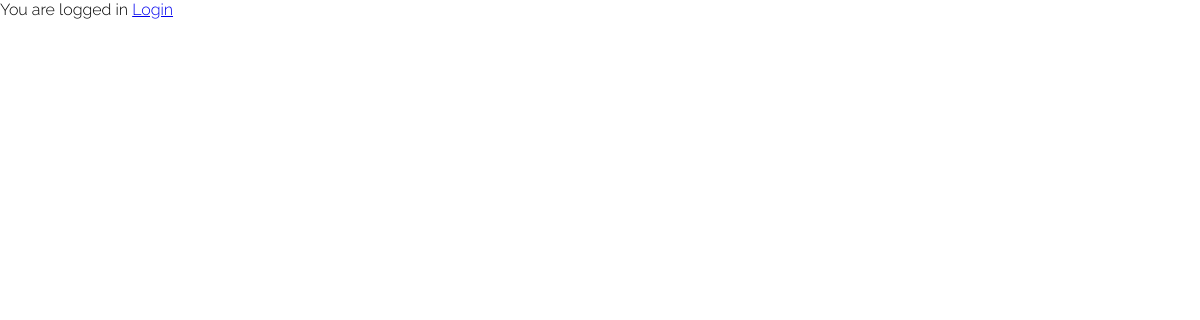
Page /views/index.php (signed in) on the earlier database version.
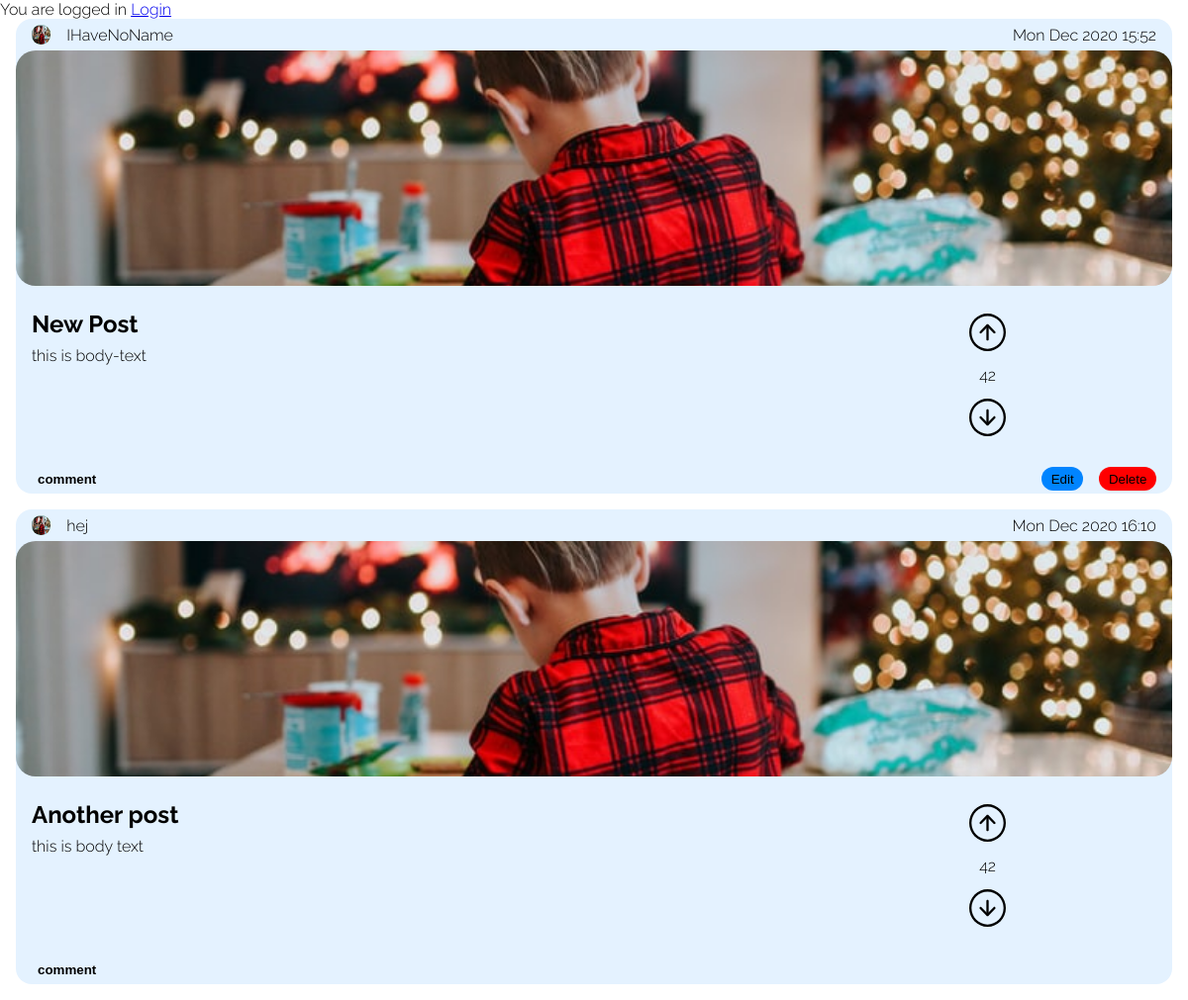
Same page on the later database version.
### tables this page shows
CREATE TABLE "Posts" ("id" integer,"user_id" int,"header" varchar,"body" text,"date" int, "color" varchar, PRIMARY KEY (id));

CREATE TABLE "Users" ("id" integer,"name" varchar,"email" varchar,"avatar_path" varchar,"password_hash" varchar,"bio" text, PRIMARY KEY (id));

### views/index.php (the view, shortened to what this page needs)
<?php
require('header.php');
$db = new PDO('sqlite:../hacker_news_database.sqlite3');
$result = $db->query("SELECT * FROM Posts");
$posts = $result->fetchAll(PDO::FETCH_ASSOC);
?>
<body>
    <a href="/views/login.php">Login</a>
    <?php foreach ($posts as $post) : ?>
        <?php
        $userId = $post['user_id'];
        $result = $db->query("SELECT * FROM Users WHERE id = $userId");
        $user = $result->fetch(PDO::FETCH_ASSOC);
        if (isset($user['name'])) {
            $userName = $user['name'];
        } else {
            $userName = 'IHaveNoName';
        }
        ?>
        <div class="post">
            <div class="date-section">
                <div class="left">
                    <img src="/images/photo-1609050470947-f35aa6071497.jpeg" alt="">
                    <p class="name"><?= $userName ?></p>
                </div>
                <div class="right">
                    <p class="date"><?= date('D M Y H:i', $post['date']) ?></p>
                </div>
            </div>
            <div class="image-section">
                <img src="/images/photo-1609050470947-f35aa6071497.jpeg" alt="">
            </div>
            <div class="text-section">
                <div class="text-section-text">
                    <h2><?= $post['header'] ?></h2>
                    <p><?= $post['body'] ?></p>
                </div>
                <div class="text-section-vote">
                    <div class="img-container">
                        <img class="upvote" src="/assets/up-arrow.svg" alt="">
                    </div>
                    <p>42</p>
                    <div class="img-container">
                        <img class="downvote" src="/assets/down-arrow.svg" alt="">
                    </div>
                </div>
            </div>
            <div class="bottom-section">
                <div class="left">
                    <button>comment</button>
                </div>
                <?php if (isset($_SESSION['user']) && $post['user_id'] === $_SESSION['user']['id']) : ?>
                    <div class="right">
                        <button class="edit-button">Edit</button>
                        <button class="delete-button">Delete</button>
                    </div>
                <?php endif ?>
            </div>
        </div>
    <?php endforeach ?>
</body>
<?php require('footer.php') ?>

### views/header.php (shortened to what this page needs)
<!DOCTYPE html>
<html lang="en">
<head>
    <link rel="stylesheet" href="/styles/style.css">
</head>

### views/footer.php
</html>

### styles/style.css (style rules this page uses)
body, html { margin: 0; padding: 0; width: 100vw; }
html { font-size: 16px; font-family: Raleway; }
.post { background: #E4F2FF; height: 30rem; max-width: 100%; display: flex; flex-direction: column; border-radius: 1rem; margin: 0rem 1rem 0rem 1rem; overflow: hidden; margin-bottom: 1rem; }
.date-section { height: 2rem; display: flex; justify-content: space-between; }
.date-section .left { display: flex; align-items: center; justify-content: center; margin-left: 1rem; height: 2rem; position: relative; }
.date-section .right { display: flex; flex-direction: row; height: 100%; margin-right: 1rem; position: relative; }
.date-section .left img { background: mediumaquamarine; height: 1.2rem; width: 1.2rem; border-radius: 50%; margin-right: 1rem; }
.date-section .right * { display: flex; align-items: center; justify-content: center; }
.date-section .left .name { display: flex; align-items: center; justify-content: center; }
.date-section .left .name { height: 100%; margin: 0; margin-right: 1rem; }
.date-section .right .date { height: 100%; margin: 0; }
.image-section { height: 16rem; width: 100%; overflow: hidden; }
.image-section img { position: relative; border-radius: 20px; height: 100%; width: 100%; object-fit: cover; }
.text-section { height: 10rem; display: flex; padding: 1rem; }
.text-section .text-section-text { width: 70%; }
.text-section .text-section-text h2 { margin: .5rem 0rem; }
.text-section .text-section-text p { margin: .5rem 0rem; }
.text-section .text-section-vote { width: 30%; display: flex; flex-direction: column; position: relative; }
.img-container { position: relative;; width: 100%; margin: 0; flex-grow: 1; height: 40%; display: flex; justify-content: center; align-items: center; }
.text-section .text-section-vote img.upvote { height: 60%; width: auto; }
.text-section .text-section-vote p { position: relative;; width: 100%; margin: 0; flex-grow: 1; display: flex; justify-content: center; align-items: center; }
.text-section .text-section-vote img.downvote { height: 60%; width: auto; }
.bottom-section { height: 2rem; display: flex; justify-content: space-between; }
.bottom-section .left { display: flex; justify-content: center; align-items: center; margin-left: 1rem; }
.bottom-section .right { display: flex; justify-content: space-between; align-items: center; margin-right: 1rem; }
.bottom-section .left button { border: none; background: none; font-weight: bold; outline: none; }
.bottom-section .right .edit-button { border-radius: 5rem; background-color: rgb(0, 132, 255); appearance: none; border: none; margin-right: 1rem; padding: .3rem .6rem; }
.bottom-section .right .delete-button { border-radius: 5rem; background-color: rgb(255, 0, 0); appearance: none; padding: .3rem .6rem; border: none; }

Differences in the rows shown:
added posts: user.name "IHaveNoName", date "Mon Dec 2020 15:52", header "New Post", body "this is body-text", shows "Edit"
added posts: user.name "hej", date "Mon Dec 2020 16:10", header "Another post", body "this is body text"
